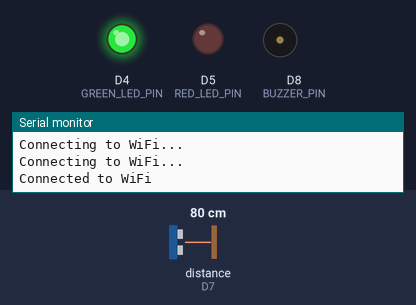
This sketch was run on a simulated ESP8266 (NodeMCU). Parts: output pins drawn as LEDs (lit = HIGH), buzzer (waves = sounding, pin HIGH), the last lines printed to the serial monitor. The inputs (shaded band) are chosen by the test bench; at power-on: distance to the obstacle (sensor on D7) 80 cm. The echo pulse lasts 58.3 µs per cm; WiFi joins after 1.5 s; servers stay silent unless stated; uploads are accepted with an empty reply.

Above: at 3.2 s.
3.3 s: distance to the obstacle (sensor on D7) set to 23 cm
4.8 s: distance to the obstacle (sensor on D7) set to 18 cm
At 6.9 s:
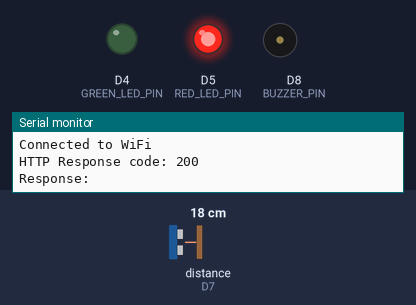
7.8 s: distance to the obstacle (sensor on D7) set to 35 cm
At 8.7 s:
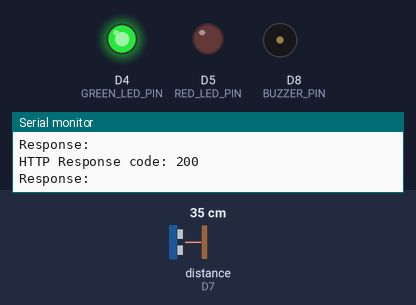
9.6 s: distance to the obstacle (sensor on D7) set to 2 cm
At 10.24 s:
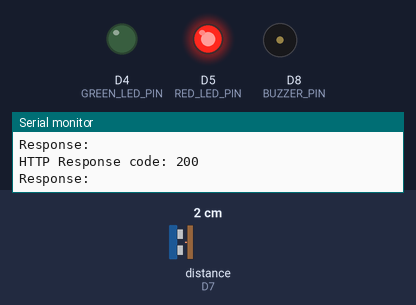
Timing chart, 0 to 13.6 s (numbered marks = the images above; inputs shaded):
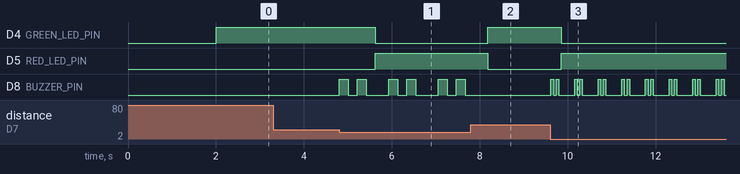

The sketch:

sketch_may20a.ino
```cpp
#include <ESP8266WiFi.h>
#include <ESP8266HTTPClient.h>
#include <NewPing.h>

#define ECHO_PIN D7
#define TRIG_PIN D6
#define BUZZER_PIN D8
#define RED_LED_PIN D5
#define GREEN_LED_PIN D4

const char* ssid = "PLDTHOMEFIBReSu5V";
const char* password = "PLDTWIFIqqP76";

NewPing sonar(TRIG_PIN, ECHO_PIN);

void setup() {
  pinMode(BUZZER_PIN, OUTPUT);  // Set buzzer pin as output
  pinMode(RED_LED_PIN, OUTPUT);  // Set red LED pin as output
  pinMode(GREEN_LED_PIN, OUTPUT);  // Set green LED pin as output
  Serial.begin(115200);

  WiFi.begin(ssid, password);
  while (WiFi.status() != WL_CONNECTED) {
    delay(1000);
    Serial.println("Connecting to WiFi...");
  }
  Serial.println("Connected to WiFi");
}

void loop() {
  if (WiFi.status() == WL_CONNECTED) {
    WiFiClient client;
    HTTPClient http;

    int distance = sonar.ping_cm();
    String alertStatus = "alert";
    if (distance <= 20) {
      int buzzerDelay = map(distance, 1, 50, 100, 1000); // Map distance to delay (1-20 cm maps to 1000-100 ms)
      // Produce an alternating sound on the buzzer
      for (int i = 0; i < 2; i++) {
        digitalWrite(BUZZER_PIN, HIGH); // Turn on the buzzer
        delay(buzzerDelay / 2); // Wait for half the buzzer delay
        digitalWrite(BUZZER_PIN, LOW); // Turn off the buzzer
        delay(buzzerDelay / 2); // Wait for half the buzzer delay
      }

      // Turn on the red LED and turn off the green LED
      digitalWrite(RED_LED_PIN, HIGH);
      digitalWrite(GREEN_LED_PIN, LOW);

      String url = "http://192.168.1.22:5000/api/distances";

      http.begin(client, url);

      // Add Content-Type header
      http.addHeader("Content-Type", "application/json");
      String json = "{\"distance\": " + String(distance) + ", \"alertStatus\": \"" + alertStatus + "\"}";
      // Send POST request
      int httpResponseCode = http.POST(json);
      if (httpResponseCode > 0) {
        String response = http.getString();
        Serial.println("HTTP Response code: " + String(httpResponseCode));
        Serial.println("Response: " + response);
      } else {
        Serial.print("Error Sending data to server. HTTP Response code: ");
        Serial.println(httpResponseCode);
        Serial.println(http.errorToString(httpResponseCode));
      }
      http.end();
    }else{
      digitalWrite(BUZZER_PIN, LOW);
      digitalWrite(RED_LED_PIN, LOW);
      digitalWrite(GREEN_LED_PIN, HIGH);
    }
  } else {
    Serial.println("WiFi not connected. Unable to send data to server");
  }
  delay(100);
}
```

Measured:
- the behaviour switches between 21 and 20 cm on distance to the obstacle (sensor on D7) (found by bisection; images 0 and 1)
- after the input at 3.3 s, every drawn part: stays the same
- after the input at 4.8 s, D4 (GREEN_LED_PIN): HIGH → LOW after 0.83 s; D5 (RED_LED_PIN): LOW → HIGH after 0.83 s; D8 (BUZZER_PIN): LOW → HIGH at once, then repeats every 1.1 s: LOW 0.21 s, HIGH 0.21 s, LOW 0.51 s, HIGH 0.21 s
- after the input at 7.8 s, D4 (GREEN_LED_PIN): LOW → HIGH after 0.38 s; D5 (RED_LED_PIN): HIGH → LOW after 0.38 s; D8 (BUZZER_PIN): stops changing and stays LOW
- after the input at 9.6 s, D4 (GREEN_LED_PIN): HIGH → LOW after 0.26 s; D5 (RED_LED_PIN): LOW → HIGH after 0.26 s; D8 (BUZZER_PIN): LOW → HIGH at once, then repeats every 0.54 s: LOW 0.06 s, HIGH 0.06 s, LOW 0.36 s, HIGH 0.06 s
